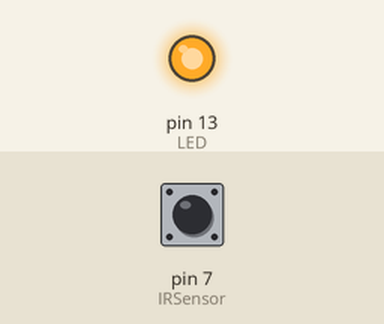
The sketch below on a simulated Arduino Uno, built with avr-gcc and run on an emulated ATmega328P. On the bench: output pins drawn as LEDs (lit = HIGH). Dashed ring = blinking. Inputs (shaded band) come from the test bench; at power-on: pin 7 (IRSensor) LOW. Pins used as bus, display or sensor lines are not drawn; what the sketch prints to the serial monitor is not drawn.

Above: at 1.2 s.
1.3 s: pin 7 (IRSensor) driven HIGH
At 2.5 s:
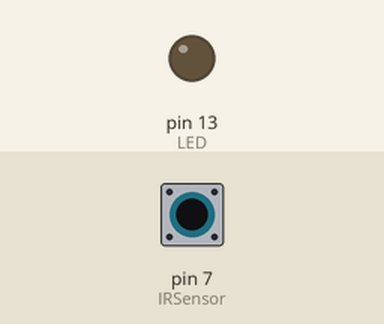
2.8 s: pin 7 (IRSensor) driven LOW
At 3.9 s:
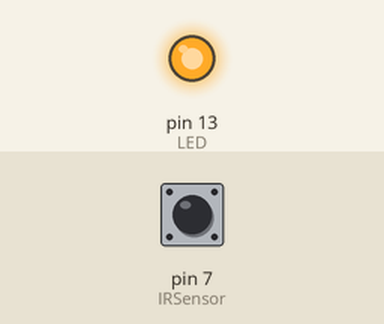
5.8 s: pin 7 (IRSensor) pulsed HIGH 2 times (0.12 s each, 0.3 s apart)
At 6.01 s:
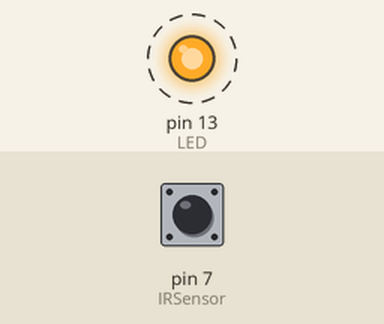
9.4 s: pin 7 (IRSensor) pulsed HIGH 2 times (0.12 s each, 0.3 s apart)
At 11.1 s:
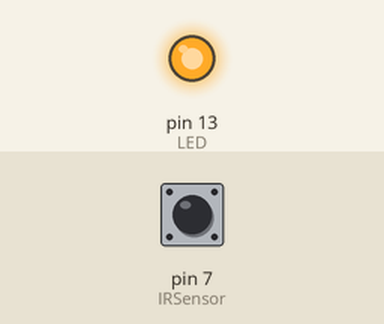
Timing chart, 0 to 12.6 s (numbered marks = the images above; inputs shaded):
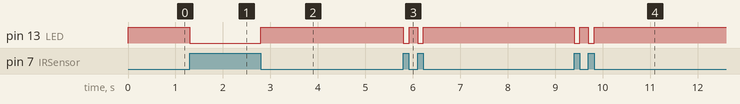

The sketch:

ir-sensor-sketch-v0.ino
```cpp
int IRSensor = 7; // connect IR sensor module to Arduino pin D9
int LED = 13;     // connect LED to Arduino pin 13

int SSRPin = 4;

void setup()
{
    Serial.begin(115200);             // Init Serial at 115200 Baud Rate.
    pinMode(IRSensor, INPUT);         // IR Sensor pin INPUT
    pinMode(LED, OUTPUT);             // LED Pin Output
    pinMode(SSRPin, OUTPUT);             // LED Pin Output
}

void loop()
{
    int sensorStatus = digitalRead(IRSensor); // Set the GPIO as Input
    if (sensorStatus == 1)                    // Check if the pin high or not
    {
        // if the pin is high turn off the onboard Led
        digitalWrite(LED, LOW);             // LED LOW
        Serial.println("Door's closed!"); // print Motion Detected! on the serial monitor window
        digitalWrite(SSRPin, HIGH);
    }
    else
    {
        // else turn on the onboard LED
        digitalWrite(LED, HIGH);         // LED High
        Serial.println("Door's open!");  // print Motion Ended! on the serial monitor window
        digitalWrite(SSRPin, LOW);
    }
}
```

Measured:
- after the input at 1.3 s, pin 13 (LED): HIGH → LOW at once
- after the input at 2.8 s, pin 13 (LED): LOW → HIGH at once
- after the input at 5.8 s, pin 13 (LED): alternates HIGH for 0.18 s and LOW for 0.12 s, 4 changes in all, then stays HIGH, starting at once
- after the input at 9.4 s, pin 13 (LED): alternates HIGH for 0.18 s and LOW for 0.12 s, 4 changes in all, then stays HIGH, starting at once
